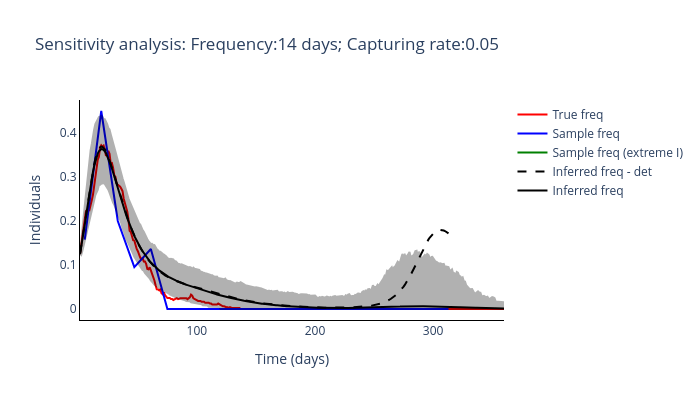
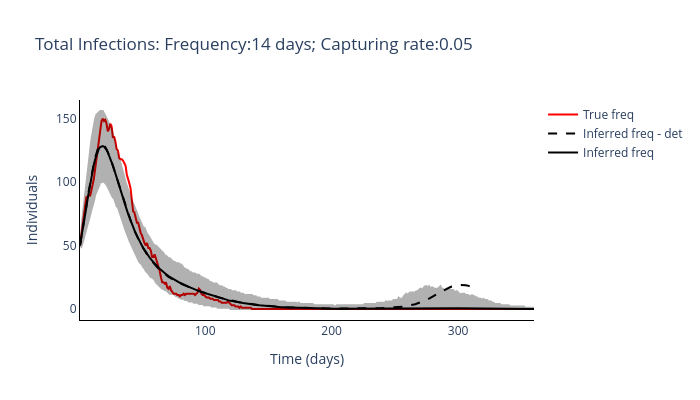

Notebook code for these charts, in order:
### Markdown cell above
#### Run optimisation-based inference method for multiple sampling protcols

### Code cell
routine_run(freq_samplying_range[0], capturing_rate_range[0])

### Figure 1 — Plotly figure (JSON) as saved in the notebook; plotly's stock layout.template omitted (floating-point values rounded to 4 significant figures; data arrays with more than 128 entries replaced by an {"elided": "..."} marker saying what was removed)
{"data": [{"line": {"color": "red"}, "mode": "lines", "name": "True freq", "type": "scatter", "x": {"elided": "360 int values"}, "y": {"elided": "360 float values"}}, {"line": {"color": "blue"}, "mode": "lines", "name": "Sample freq", "type": "scatter", "x": [5, 19, 33, 47, 61, 75, 89, 103, 117, 131, 145, 159, 173, 187, 201, 215, 229, 243, 257, 271, 285, 299, 313], "y": [0.1579, 0.45, 0.2, 0.09524, 0.1364, 0, 0, 0, 0, 0, 0, 0, 0, 0, 0, 0, 0, 0, 0, 0, 0, 0, 0]}, {"line": {"color": "green"}, "mode": "lines", "name": "Sample freq (extreme I)", "type": "scatter", "x": [5, 19, 33, 47, 61, 75, 89, 103, 117, 131, 145, 159, 173, 187, 201, 215, 229, 243, 257, 271, 285, 299, 313], "y": {"elided": "23x23 int values"}}, {"line": {"color": "black", "dash": "dash"}, "mode": "lines", "name": "Inferred freq - det", "type": "scatter", "x": {"elided": "360 int values"}, "y": {"elided": "313 float values"}}, {"line": {"color": "black"}, "mode": "lines", "name": "Inferred freq", "type": "scatter", "x": {"elided": "360 int values"}, "y": {"elided": "360 float values"}}, {"fill": "toself", "fillcolor": "black", "line": {"color": "black"}, "mode": "lines", "name": "Inferred freq", "opacity": 0.3, "showlegend": false, "type": "scatter", "x": {"elided": "720 int values"}, "y": {"elided": "720 float values"}}], "layout": {"height": 400, "plot_bgcolor": "white", "title": {"text": "Sensitivity analysis: Frequency:14 days; Capturing rate:0.05"}, "width": 700, "xaxis": {"linecolor": "black", "title": {"text": "Time (days)"}}, "yaxis": {"linecolor": "black", "title": {"text": "Individuals"}}}}

### Figure 2 — Plotly figure (JSON) as saved in the notebook; plotly's stock layout.template omitted (floating-point values rounded to 4 significant figures; data arrays with more than 128 entries replaced by an {"elided": "..."} marker saying what was removed)
{"data": [{"line": {"color": "red"}, "mode": "lines", "name": "True freq", "type": "scatter", "x": {"elided": "360 int values"}, "y": {"elided": "360 int values"}}, {"line": {"color": "black", "dash": "dash"}, "mode": "lines", "name": "Inferred freq - det", "type": "scatter", "x": {"elided": "360 int values"}, "y": {"elided": "313 float values"}}, {"line": {"color": "black"}, "mode": "lines", "name": "Inferred freq", "type": "scatter", "x": {"elided": "360 int values"}, "y": {"elided": "360 float values"}}, {"fill": "toself", "fillcolor": "black", "line": {"color": "black"}, "mode": "lines", "name": "Inferred freq", "opacity": 0.3, "showlegend": false, "type": "scatter", "x": {"elided": "720 int values"}, "y": {"elided": "720 float values"}}], "layout": {"height": 400, "plot_bgcolor": "white", "title": {"text": "Total Infections: Frequency:14 days; Capturing rate:0.05"}, "width": 700, "xaxis": {"linecolor": "black", "title": {"text": "Time (days)"}}, "yaxis": {"linecolor": "black", "title": {"text": "Individuals"}}}}
